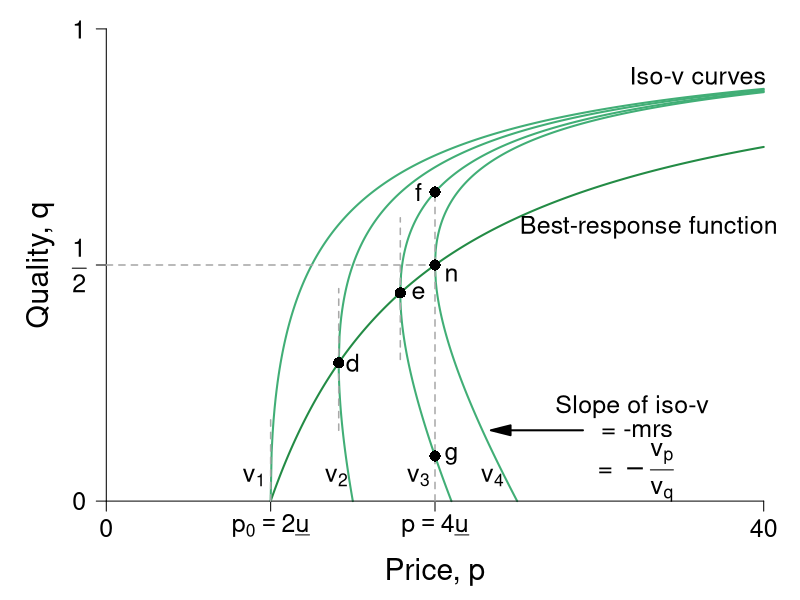

The R script that drew this image:
#' Graph Designer: Scott Cohn
#' Authors: Bowles and Halliday
#' Title: Coordination, Conflict and Competition: A Text in Microeconomics

require(ggplot2)
require(shape)
pdf(file = "information_power/iso_vmap_a.pdf", width = 9, height = 7)

#Set parameters for graphics
pointsize <- 1.8
axislabelsize <- 1.8
labelsize <- 1.5
namesize <- 1.8
annotatesize <- 1.5
graphlinewidth <- 2
segmentlinewidth <- 1.5

COLA <- c("#e0f3db", "#99d8c9","#66c2a4","#41ae76", "#238b45", "#005824")
COLB <- c("#c6dbef", "#4eb3d3", "#2b8cbe", "#0868ac","#084081")
COL <- c("#7fc97f", "#beaed4", "#fdc086", "#ffff99", "#386cb0", "#f0027f", "#bf5b17", "#666666")
COLA <- c("#e0f3db", "#99d8c9","#66c2a4","#41ae76", "#238b45", "#005824")
COLB <- c("#c6dbef", "#4eb3d3", "#2b8cbe", "#0868ac","#084081")
COLC <- c("#fcfbfd", "#efedf5", "#dadaeb", "#bcbddc", "#9e9ac8", "#807dba", "#6a51a3", "#54278f", "#3f007d")


#The equation is below when v = 0. See Wolfram Alpha output. 
isov <- function(p, delta = 5) {
  (p - delta)/p
}

isovhigh1 <- function(p, delta = 5, v = 5){
  (sqrt(p^2 - 4 * delta * v) - p + 2*v)/( 2 * v )
}

isovlow1 <- function(p, delta = 5, v = 5){
  (-sqrt(p^2 - 4 * delta * v) - p + 2*v)/( 2 * v )
}

isovhigh2 <- function(p, delta = 5, v = 10){
  (sqrt(p^2 - 4 * delta * v) - p + 2*v)/( 2 * v )
}

isovlow2 <- function(p, delta = 5, v = 10){
  (-sqrt(p^2 - 4 * delta * v) - p + 2*v)/( 2 * v )
}

isovhigh3 <- function(p, delta = 5, v = 15){
  (sqrt(p^2 - 4 * delta * v) - p + 2*v)/( 2 * v )
}

isovlow3 <- function(p, delta = 5, v = 15){
  (-sqrt(p^2 - 4 * delta * v) - p + 2*v)/( 2 * v )
}

isovhigh4 <- function(p, delta = 5, v = 15){
  (sqrt(p^2 - 4 * delta * v) - p + 2*v)/( 2 * v )
}

isovlow4 <- function(p, delta = 5, v = 15){
  (-sqrt(p^2 - 4 * delta * v) - p + 2*v)/( 2 * v )
}

brfFn <- function(p, delta = 5) {
  1 - (2*delta) /p
}

#This is evaluated for p = 12; q = 12/(8*sqrt(12^2 - 4*delta1*v1)) - 1/8 for the slope
#At p = 12; q = (-sqrt(12^2 - 4*v1*delta1) - 12 + 2*v1)/(2*v1) = 0.799
tangencyLine <- function(p){
  (p*(0.05))
}



#COL <- c("#bae4b3", "#74c476", "#238b45")
#COL <- c("#f7fcf0", "#e0f3db", "#ccebc5", "#a8ddb5", "#7bccc4", "#4eb3d3", "#2b8cbe", "#08589e")
COL <- c("#f7fcf5", "#e5f5e0", "#c7e9c0", "#a1d99b", "#74c476", "#41ab5d", "#238b45", "#005a32")
par(mar =  c(4, 4, .5, .5))

xlims <- c(0, 40)
ylims <- c(0, 1)

plot(0, 0, xlim = xlims, ylim = ylims, type = "n",
     xlab = "",
     ylab = "",
     xaxt = "n", yaxt = "n", cex.lab = axislabelsize, bty = "n")

mtext(expression(paste("Price, ", p)), side=1, line = 2.5, cex = axislabelsize)
text(-4, ylims[2] - 0.5*(ylims[2] - ylims[1]), expression(paste("Quality, ", q)), xpd = TRUE, cex = axislabelsize, srt = 90) 


npts <- 500 
npts2 <- 501
#Specify the sequences of points for graphing. 
xx0 <- seq(5, xlims[2], length.out = npts)
xx1 <- seq(10, xlims[2], length.out = npts)
xx2 <- seq(xlims[1], 15, length.out = npts)
xx3 <- seq(10, xlims[2], length.out = npts2)
xx4 <- seq(xlims[1], 10, length.out = npts2)
#For below, I solved sqrt(p^2 - 200) - p + 200/p = 0, getting p = 10*sqrt(2) = 14.14214
xx5 <- seq(14.14214, xlims[2], length.out = npts2)
xx6 <- seq(14.14214, 15, length.out = npts2)

xx7 <- seq(17.889, xlims[2], length.out = npts2)
xx8 <- seq(17.889, 21, length.out = npts2)

xx9 <- seq(20, xlims[2], length.out = npts2)
xx10 <- seq(xlims[1], 25, length.out = npts2)

#Draw the lines for the graphs
#lines(xx0, isov(xx0, delta = 5), col = COLA[4], lwd = graphlinewidth)
lines(xx1, brfFn(xx1), col = COLA[5], lwd = graphlinewidth)
#lines(xx2, tangencyLine(xx2), col = "darkgrey", lwd = segmentlinewidth, lty = 2)
lines(xx3, isovhigh1(xx3, v = 5, delta = 5), col = COLA[4], lwd = graphlinewidth)
lines(xx4, isovlow1(xx4, v = 5, delta = 5), col = COLA[4], lwd = graphlinewidth)
lines(xx5, isovhigh2(xx5, v = 10, delta = 5), col = COLA[4], lwd = graphlinewidth)
lines(xx6, isovlow2(xx6, v = 10, delta = 5), col = COLA[4], lwd = graphlinewidth)
lines(xx7, isovhigh3(xx7, v = 16, delta = 5), col = COLA[4], lwd = graphlinewidth)
lines(xx8, isovlow3(xx8, v = 16, delta = 5), col = COLA[4], lwd = graphlinewidth)
lines(xx9, isovhigh4(xx9, v = 20, delta = 5), col = COLA[4], lwd = graphlinewidth)
lines(xx10, isovlow4(xx10, v = 20, delta = 5), col = COLA[4], lwd = graphlinewidth)

#Customize ticks and labels for the plot
ticksy <- c(0, 0.5, 1)
ylabels <- c(0, expression(paste(frac(1,2))), 1)
ticksx <- c(0, 10, 20, 40)
xlabels <- c(0, expression(paste(p[0] == 2*underline("u"))), expression(paste(p == 4*underline("u"))) , 40)
axis(1, at = ticksx, pos = 0, labels = xlabels, cex.axis = labelsize)
axis(2, at = ticksy, pos = 0, labels = ylabels, las = 1, cex.axis = labelsize)

#Annotation of the three graphs and the NE

# text(3.4, 0.05, expression(paste(v[0] == z)), cex = annotatesize)
text(9.0, 0.05, expression(paste(v[1])), cex = annotatesize)
text(14, 0.05, expression(paste(v[2])), cex = annotatesize)
text(19, 0.05, expression(paste(v[3])), cex = annotatesize)
text(23.5, 0.05, expression(paste(v[4])), cex = annotatesize)
text(21, 0.48, expression(paste("n")), cex = annotatesize)
text(33, 0.58, expression(paste("Best-response function")), cex = annotatesize)
text(36, 0.9, expression(paste("Iso-v curves")), cex = annotatesize)

#Lines for the coordinates of the Nash equilbrium

segments(10, 0, 10, 0.175, lty = 2, col = "darkgray", lwd = segmentlinewidth)
segments(20, 0, 20, 0.6545, lty = 2, col = "darkgray", lwd = segmentlinewidth)
segments(0, 0.5, 20, 0.5, lty = 2, col = "darkgray", lwd = segmentlinewidth)
segments(14.14214, 0.15, 14.14214, 0.45, lty = 2, col = "darkgray", lwd = segmentlinewidth)
segments(17.889, 0.3, 17.889, 0.6, lty = 2, col = "darkgray", lwd = segmentlinewidth)

#Arrows and slope of iso-v label
Arrows(29, 0.15, 24, 0.15,  col = "black", lty = 1, lwd = 2, arr.type = "triangle")
text(32, 0.2, expression(paste("Slope of iso-v")), cex = annotatesize)
text(32.3, 0.15, expression(paste(" = -mrs ")), cex = annotatesize)
text(32, 0.06, expression(paste(" = " -frac(v[p], v[q]))), cex = annotatesize)

#Add a point for the NE
points(20, 0.5, pch = 16, col = "black", cex = 1.5)


#Add a point for b
# points(10, 0.5, pch = 16, col = "black", cex = 1.5)
# text(9.5, 0.53, expression(paste("b")), cex = annotatesize)

#Add a point for d
#Figure out q for p = 14.14214: q = 1 - 2delta/p = 1 - (2*5)/14.14214 =  0.2928934
points(14.14214, 0.2928934, pch = 16, col = "black", cex = 1.5)
text(15, 0.2928934, expression(paste("d")), cex = annotatesize)

points(17.889, 0.441, pch = 16, col = "black", cex = 1.5)
text(19, 0.441, expression(paste("e")), cex = annotatesize)

# points same wage w incr/decr in effort
points(20, 0.0955, pch = 16, col = "black", cex = 1.5)
text(21, 0.0955, expression(paste("g")), cex = annotatesize)
points(20, 0.6545, pch = 16, col = "black", cex = 1.5)
text(19, 0.6545, expression(paste("f")), cex = annotatesize)

dev.off()
